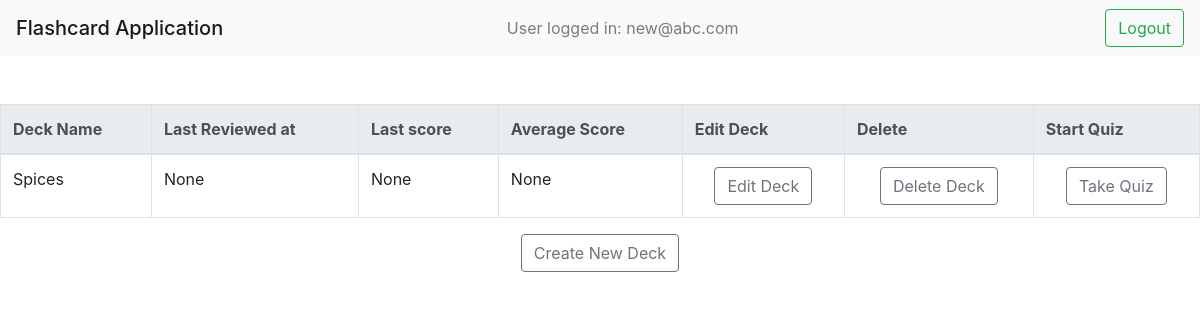
The page /dashboard/new@abc.com on the database its author committed.
### application/models.py (models this page shows, shortened)
class User(db.Model,UserMixin):
  __tablename__ = 'user'
  id = db.Column(db.Integer, primary_key = True)
  username = db.Column(db.String(15))
  email = db.Column(db.String(255), unique=True)
  password = db.Column(db.String(255))
  active = db.Column(db.Boolean())
  fs_uniquifier = db.Column(db.String(255), unique=True, nullable=False)
  roles = db.relationship('Role', secondary=role_users,backref=db.backref('users', lazy='dynamic'))
  deck_user = db.relationship('UserDeckRelation', backref = 'user',cascade="all,delete")

class Deck(db.Model):
  __tablename__ = 'deck'
  deck_id = db.Column(db.Integer, primary_key = True, autoincrement = True)
  deck_name = db.Column(db.String(100), nullable = False)
  deck_total_score = db.Column(db.Integer)
  deck_average_score = db.Column(db.Float)
  correct = db.Column(db.Integer)
  time = db.Column(db.String(100))
  quiz_count = db.Column(db.Integer)
  card_deck = db.relationship('CardDeckRelation', backref = 'deck',cascade="all,delete")
  user_deck = db.relationship('UserDeckRelation', backref = 'deck',cascade="all,delete")

class UserDeckRelation(db.Model):
  __tablename__ = 'user_deck_relation'
  correct = db.Column(db.Integer)
  time = db.Column(db.String(100))
  quiz_count = db.Column(db.Integer)
  user_deck_relation_id = db.Column(db.Integer, primary_key = True, autoincrement = True)
  userUCR_foreignid = db.Column(db.Integer, db.ForeignKey('user.id'), nullable = False)
  deckUCR_foreignid = db.Column(db.Integer, db.ForeignKey('deck.deck_id'), nullable = False)

### application/controllers.py (the view)
@app.route('/dashboard/<string:email>',methods = ['GET','POST'])
def dashboard(email):
    user = User.query.filter_by(email = email).first()
    uid = user.id
    decks = Deck.query.all()
    score_info = UserDeckRelation.query.all()
    session['ques_seen'] = 0
    return render_template('dashboard.html',email = email, decks = decks,score_info = score_info,uid = uid)

### templates/dashboard.html (shortened to what this page needs)
<!DOCTYPE html>
<html lang="en">
<head>
  <link rel="stylesheet" href="https://maxcdn.bootstrapcdn.com/bootstrap/4.0.0/css/bootstrap.min.css">
</head>
<body>
  <nav class="navbar navbar-light bg-light">
    <span class="navbar-brand mb-0 h1">Flashcard Application</span>
    <span class="navbar-text">
      User logged in: {{email}} &nbsp &nbsp &nbsp &nbsp &nbsp &nbsp &nbsp &nbsp &nbsp &nbsp &nbsp
    </span>
    <form action='/logout' align = 'center'>
      <button class="btn btn-outline-success my-2 my-sm-0" type="submit">Logout</button>
    </form>
  </nav>
  <br><br>
  <table align = "center" class = "table table-bordered">
    <thead class="thead-light">
      <tr>
        <th>Deck Name</th>
        <th>Last Reviewed at</th>
        <th>Last score</th>
        <th>Average Score</th>
        <th>Edit Deck</th>
        <th>Delete</th>
        <th>Start Quiz</th>
      </tr>
    </thead>
    <tbody>
      {% for deck in decks %}
        {% for score in score_info %}
          {% if score['userUCR_foreignid'] == uid and score['deckUCR_foreignid'] == deck['deck_id']%}
            <tr>
              <td>{{ deck['deck_name'] }}</td>
              <td>{{score['time']}}</td>
              <td>{{score['correct']}}</td>
              <td>{{ deck['deck_average_score'] }}</td>
              <td>
                <form action='{{ url_for("edit_deck",email = email,deck_name = deck["deck_name"]) }}' align = 'center'>
                  <button class="btn btn-outline-secondary" type="submit">Edit Deck</button>
                </form>
              </td>
              <td>
                <form action='/dashboard/{{email}}/{{deck["deck_name"]}}/delete_deck' align = 'center'>
                  <button class="btn btn-outline-secondary" type="submit">Delete Deck</button>
                </form>
              </td>
              <td>
                <form action='/dashboard/{{email}}/{{deck["deck_name"]}}/quiz' align = 'center'>
                  <button class="btn btn-outline-secondary" type="submit">Take Quiz</button>
                </form>
              </td>
            </tr>
          {% endif %}
        {% endfor %}
      {% endfor %}
    </tbody>
  </table>
  <form action='{{ url_for("create_deck",email = email) }}' align = 'center'>
    <button class="btn btn-outline-secondary" type="submit">Create New Deck</button>
</form>
</body>
</html>

### rows shown on the page
User: email "new@abc.com"
Deck: deck_name "Spices", deck_average_score "None"
UserDeckRelation: time "None", correct "None"
